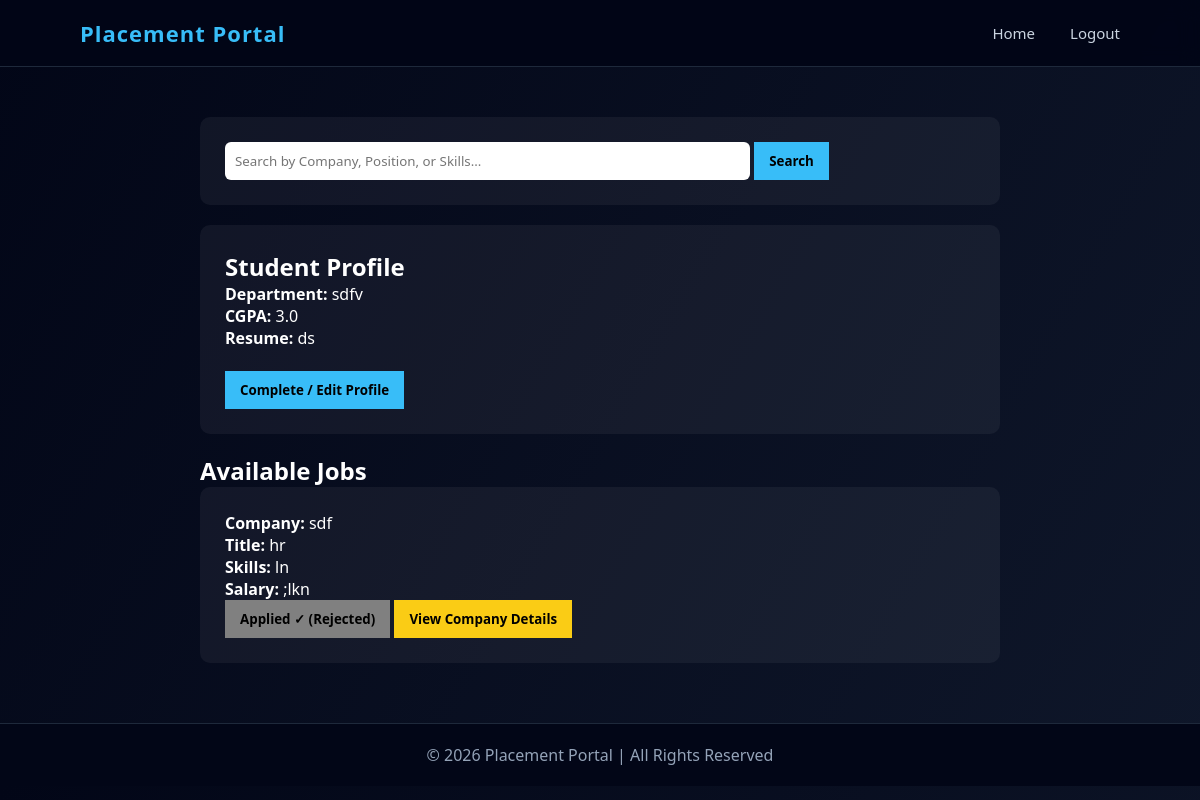
/student_dashboard (signed in), run on an earlier commit of the app's database.
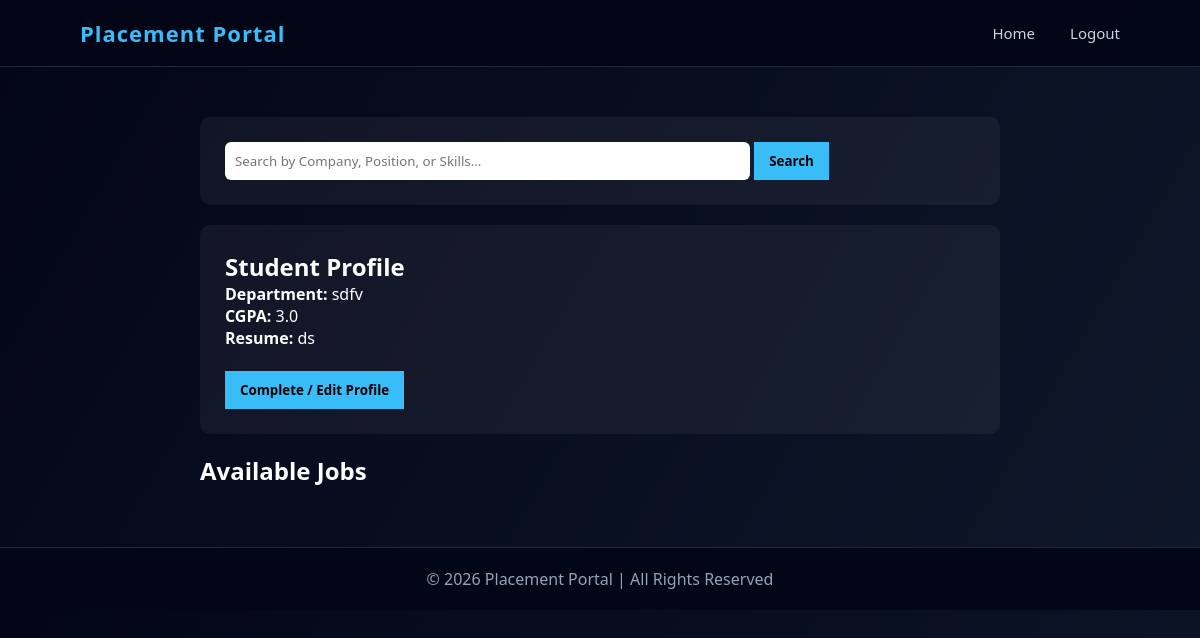
And on a later commit of the database.
### app.py (models this page shows)
class Job(db.Model):
    __tablename__ = "jobs"
    id = db.Column(db.Integer, primary_key=True)
    company_id = db.Column(
        db.Integer,
        db.ForeignKey("company_profiles.id")
    )
    title = db.Column(db.String(150))
    description = db.Column(db.Text)
    skills = db.Column(db.String(200))
    salary = db.Column(db.String(50))
    job_type = db.Column(db.String(50), default="Full-time")
    is_approved = db.Column(db.Boolean, default=False)
    posted_at = db.Column(db.DateTime, default=datetime.utcnow)
    company = db.relationship("CompanyProfile", back_populates="jobs")
    is_closed = db.Column(db.Boolean, default=False)
    applications = db.relationship(
        "Application",
        back_populates="job"
    )

class CompanyProfile(db.Model):
    __tablename__ = "company_profiles"
    id = db.Column(db.Integer, primary_key=True)
    user_id = db.Column(
        db.Integer,
        db.ForeignKey("users.id"),
        nullable=False
    )
    company_name = db.Column(db.String(150))
    industry = db.Column(db.String(100))
    website = db.Column(db.String(150))
    location = db.Column(db.String(100))
    company_size = db.Column(db.String(50))
    user = db.relationship("User", back_populates="company_profile")
    jobs = db.relationship(
        "Job",
        back_populates="company"
    )

class Application(db.Model):
    __tablename__ = "applications"
    id = db.Column(db.Integer, primary_key=True)
    job_id = db.Column(
        db.Integer,
        db.ForeignKey("jobs.id")
    )
    student_id = db.Column(
        db.Integer,
        db.ForeignKey("student_profiles.id")
    )
    status = db.Column(db.String(50), default="Applied")
    applied_at = db.Column(db.DateTime, default=datetime.utcnow)
    updated_at = db.Column(db.DateTime)
    remarks = db.Column(db.String(200))
    job = db.relationship("Job", back_populates="applications")
    student = db.relationship("StudentProfile", back_populates="applications")

### app.py (the view)
@app.route("/student_dashboard")
def student_dashboard():
    if "user_id" not in session:
        return redirect("/login")
    user_id = session["user_id"]
    student = StudentProfile.query.filter_by(user_id=user_id).first()
    search = request.args.get("search")
    jobs_query = Job.query.filter_by(is_approved=True, is_closed=False)
    if search:
        jobs_query = jobs_query.join(CompanyProfile).filter(
            (CompanyProfile.company_name.ilike(f"%{search}%")) |
            (Job.title.ilike(f"%{search}%")) |
            (Job.skills.ilike(f"%{search}%"))
        )
    jobs = jobs_query.all()
    applied_jobs = {}
    if student:
        for app in student.applications:
            applied_jobs[app.job_id] = app.status
    return render_template(
        "student_dashboard.html",
        student=student,
        jobs=jobs,
        applied_jobs=applied_jobs
    )

### templates/student_dashboard.html (shortened to what this page needs)
{% extends 'base.html' %}
{% block content %}
</head>
<body>
    <div class="container">
        <div class="card">
            <form method="GET" action="/student_dashboard">
                <input type="text" name="search" placeholder="Search by Company, Position, or Skills..."
                    style="padding:10px; width:70%; border-radius:6px; border:none;">
                <button class="btn">Search</button>
            </form>
        </div>
        <div class="card">
            <h2>Student Profile</h2>
            {% if student %}
            <p><b>Department:</b> {{ student.department }}</p>
            <p><b>CGPA:</b> {{ student.cgpa }}</p>
            <p><b>Resume:</b> {{ student.resume }}</p>
            {% else %}
            <p class="incomplete">⚠ Profile Incomplete</p>
            {% endif %}
            <br>
            <a href="/complete-student-profile">
                <button class="btn">Complete / Edit Profile</button>
            </a>
        </div>
        <h2>Available Jobs</h2>
        {% for job in jobs %}
        <div class="card">
            <p><b>Company:</b> {{ job.company.company_name }}</p>
            <p><b>Title:</b> {{ job.title }}</p>
            <p><b>Skills:</b> {{ job.skills }}</p>
            <p><b>Salary:</b> {{ job.salary }}</p>
            {% if job.id in applied_jobs %}
            <button class="btn" style="background: gray; cursor: not-allowed;">
                Applied ✓ ({{ applied_jobs[job.id] }})
            </button>
            {% else %}
            <a href="/apply-job/{{ job.id }}">
                <button class="btn apply">Apply Job</button>
            </a>
            {% endif %}
            <a href="/company-details/{{ job.company.id }}">
                <button class="btn" style="background:#facc15;">
                    View Company Details
                </button>
            </a>
        </div>
        {% endfor %}
    </div>
    {% endblock %}

What changed in the data, as far as the page shows it:
removed Job: company.company_name "sdf", title "hr", skills "ln", salary ";lkn"
removed Application: status "Rejected"
